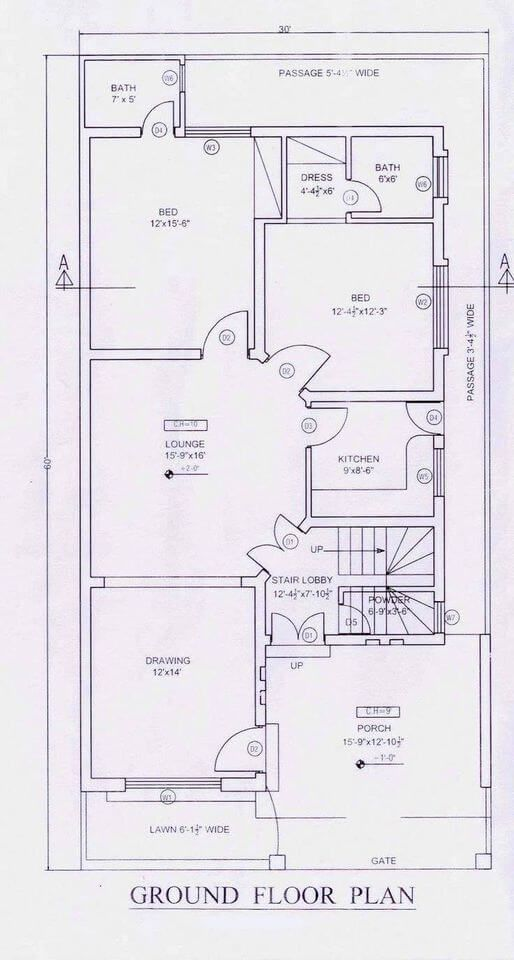
#> input picture Blueprints/blueprint.jpg, 514 x 960 px, given in place of blueprint.png, which was not available
$ python detect1.py
#> lines starting #> are read from the running program, lines starting #| are printed output that depends on the picture; after the words box and inside, x2 and y2 are one past the last pixel; in counts of white or black regions, pixels touching at a corner belong together; pictures that were not available may be replaced by others from this repository, and a replacement may not be noted
import cv2 as cv
import numpy as np

# --- Define Scale Factor and Default Dimensions (Meters) ---
PIXEL_TO_METER_SCALE = 0.02  # Adjust this scale factor as needed
DEFAULT_WALL_THICKNESS_METER = 0.2
DEFAULT_DOOR_WIDTH_METER = 0.9
DEFAULT_DOOR_HEIGHT_METER = 2.1
DEFAULT_WINDOW_WIDTH_METER = 1.5
DEFAULT_WINDOW_HEIGHT_METER = 1.2
DEFAULT_WINDOW_SILL_HEIGHT_METER = 0.9
DEFAULT_ROTATION = 0

def detect_blueprint_elements(image_path):
    """
    Detect blueprint elements using thickness-based wall detection and output JSON.
    """
#> called with image_path = 'blueprint.png'
    # Load the image
    image = cv.imread(image_path)
#> image is the input picture: shape (960, 514, 3); mean B, G, R 234.1, 227.6, 231.2
    if image is None:
        print(f"Error: Could not load image from {image_path}")
        return None

    img_with_walls = image.copy()
    gray = cv.cvtColor(image, cv.COLOR_BGR2GRAY)
    edges = cv.Canny(gray, 50, 150, apertureSize=3)
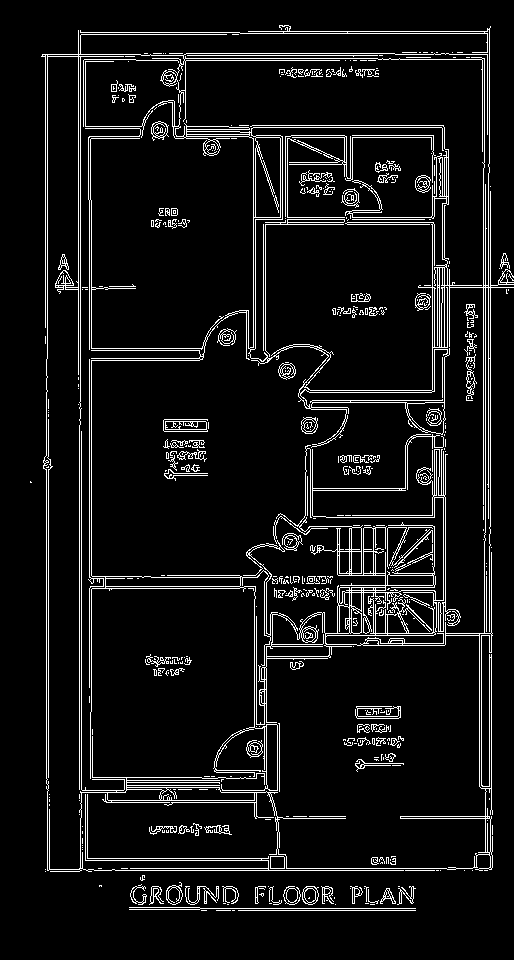
#> edges: shape (960, 514); 7.6% white in thin lines or dots, all inside (x1, y1, x2, y2) = (30, 25, 514, 911)

    lines = cv.HoughLinesP(edges, 1, np.pi / 180, 100, minLineLength=100, maxLineGap=10) # Adjusted minLineLength
#> lines = 86 rows, first 6: [89, 702, 89, 200], [91, 711, 91, 200], [80, 424, 80, 30], [490, 545, 490, 186], [485, 540, 485, 184], [81, 817, 81, 431]

    wall_lines_data = []
    door_data = []
    window_data = []


    if lines is not None:
        # First filter lines based on thickness (average pixel intensity)
        potential_walls = []
        for line in lines:
            x1, y1, x2, y2 = line[0]
            length = np.sqrt((x2 - x1)**2 + (y2 - y1)**2) # Calculate length early

            line_mask = np.zeros_like(gray)
            cv.line(line_mask, (x1, y1), (x2, y2), 255, 3)
            mean_intensity = cv.mean(gray, mask=line_mask)[0]

            if mean_intensity > 5 and length >= 50:  # Check length here as well, Adjusted thickness_threshold and min_wall_length values
                potential_walls.append(((x1, y1), (x2, y2), length))
#> this loop made 86 passes
#> (x1, y1, x2, y2, length, mean_intensity) on passes 1 to 12: (89, 702, 89, 200, 502, 185.5), (91, 711, 91, 200, 511, 184.8), (80, 424, 80, 30, 394, 186.4), (490, 545, 490, 186, 359, 199.6), (485, 540, 485, 184, 356, 200), (81, 817, 81, 431, 386, 188.4), (79, 814, 79, 402, 412, 189), (488, 518, 488, 164, 354, 199.7), (483, 539, 483, 163, 376, 201.2), (47, 358, 47, 54, 304, 201.1), (46, 788, 46, 359, 429, 202.9), (434, 608, 434, 155, 453, 179.5)
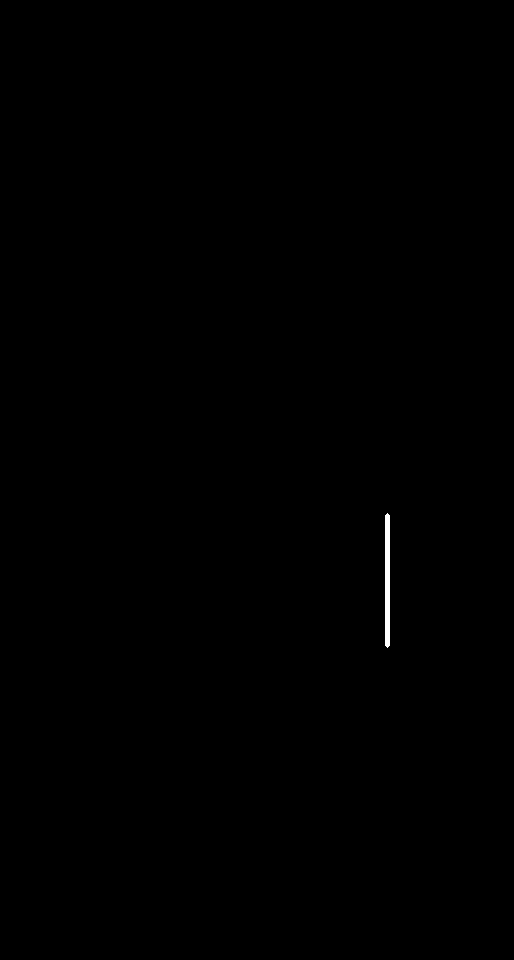
#> line_mask: shape (960, 514); 0.13% white; 1 white region, box (x1, y1, x2, y2) and area: (385, 513, 390, 648) 663
#> after the loop, potential_walls = 86 items

        # Merge close parallel lines
        merged_walls = []
        used_lines = set()

        for i, wall1 in enumerate(potential_walls):
            if i in used_lines:
                continue

            (x1_1, y1_1), (x2_1, y2_1), length1 = wall1
            merged = False

            for j in range(i + 1, len(potential_walls)):
                if j in used_lines:
                    continue

                (x1_2, y1_2), (x2_2, y2_2), length2 = potential_walls[j]

                # Check for parallelism and proximity (simplified)
                angle1 = np.arctan2(y2_1 - y1_1, x2_1 - x1_1)
                angle2 = np.arctan2(y2_2 - y1_2, x2_2 - x1_2)
                angle_diff = abs(angle1 - angle2)

                dist1 = min(np.sqrt((x1_1 - x1_2)**2 + (y1_1 - y1_2)**2), np.sqrt((x1_1 - x2_2)**2 + (y1_1 - y2_2)**2),
                            np.sqrt((x2_1 - x1_2)**2 + (y2_1 - y1_2)**2), np.sqrt((x2_1 - x2_2)**2 + (y2_1 - y2_2)**2))

                if angle_diff < 0.1 and dist1 <= 5: # Kept max_line_separation = 5
                    # Merge the lines (simple average of endpoints)
                    new_x1 = int((x1_1 + x1_2) / 2)
                    new_y1 = int((y1_1 + y1_2) / 2)
                    new_x2 = int((x2_1 + x2_2) / 2)
                    new_y2 = int((y2_1 + y2_2) / 2)
                    new_length = np.sqrt((new_x2 - new_x1)**2 + (new_y2 - new_y1)**2)

                    merged_walls.append(((new_x1, new_y1), (new_x2, new_y2), new_length))
                    used_lines.add(i)
                    used_lines.add(j)
                    merged = True
                    break

            if not merged:
                merged_walls.append(wall1)
#> this loop made 86 passes
#> (x1_1, y1_1, x2_1, y2_1, length1) on passes 1, 3, 4, 5, 6, 8, 10, 12, 13, 14, 17, 18: (89, 702, 89, 200, 502), (80, 424, 80, 30, 394), (490, 545, 490, 186, 359), (485, 540, 485, 184, 356), (81, 817, 81, 431, 386), (488, 518, 488, 164, 354), (47, 358, 47, 54, 304), (434, 608, 434, 155, 453), (80, 870, 440, 870, 360), (121, 868, 491, 868, 370), (489, 172, 489, 28, 144), (48, 790, 48, 399, 391)
#> wall1 on passes 2, 7, 9, 11, 15, 16: ((91, 711), (91, 200), 511), ((79, 814), (79, 402), 412), ((483, 539), (483, 163), 376), ((46, 788), (46, 359), 429), ((432, 592), (432, 151), 441), ((78, 388), (78, 30), 358)

        # Convert merged walls to desired JSON format
        for (x1, y1), (x2, y2), length in merged_walls:
            start_meter = {'x': round(x1 * PIXEL_TO_METER_SCALE, 2), 'y': round((image.shape[0] - y1) * PIXEL_TO_METER_SCALE, 2)} # Y-flipped
            end_meter = {'x': round(x2 * PIXEL_TO_METER_SCALE, 2), 'y': round((image.shape[0] - y2) * PIXEL_TO_METER_SCALE, 2)}   # Y-flipped
            wall_lines_data.append({
                'start': start_meter,
                'end': end_meter,
                'thickness': DEFAULT_WALL_THICKNESS_METER
            })
#> this loop made 52 passes
#> (x1, y1, x2, y2, length) on passes 1 to 12: (90, 706, 90, 200, 506), (79, 406, 79, 30, 376), (490, 681, 490, 366, 315), (484, 539, 484, 173, 366), (80, 815, 80, 416, 399), (488, 518, 488, 164, 354), (46, 573, 46, 206, 367), (433, 600, 433, 153, 447), (80, 870, 440, 870, 360), (121, 868, 491, 868, 370), (488, 153, 488, 28, 125), (48, 790, 48, 399, 391)

    # DOOR DETECTION (Circles Method) - Keep same as before (Step 7)
    circles = cv.HoughCircles(gray, cv.HOUGH_GRADIENT, dp=1, minDist=20, param1=50, param2=15, minRadius=5, maxRadius=30)
    wall_mask = np.zeros_like(gray)
    if wall_lines_data:
        for wall in wall_lines_data:
            x1_px = wall['start']['x'] / PIXEL_TO_METER_SCALE # Convert back to pixel for mask drawing
            y1_px = image.shape[0] - wall['start']['y'] / PIXEL_TO_METER_SCALE # Flip Y and convert back to pixel
            x2_px = wall['end']['x'] / PIXEL_TO_METER_SCALE # Convert back to pixel for mask drawing
            y2_px = image.shape[0] - wall['end']['y'] / PIXEL_TO_METER_SCALE # Flip Y and convert back to pixel
            cv.line(wall_mask, (int(x1_px), int(y1_px)), (int(x2_px), int(y2_px)), 255, 2)
#> this loop made 52 passes
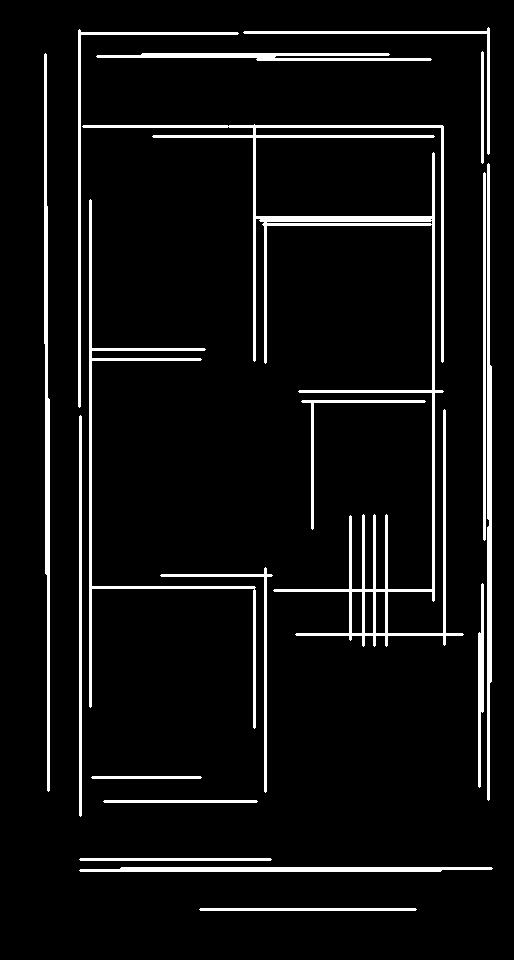
#> wall_mask: shape (960, 514); 6.5% white; 18 white regions, largest, box (x1, y1, x2, y2) and area: (82, 124, 464, 647) 10219, (89, 199, 256, 729) 3097, (44, 53, 50, 792) 2703

    if circles is not None:
        circles = np.uint16(np.around(circles))
        for i in circles[0, :]:
            center_px = (i[0], i[1])
            center_meter = {'x': round(center_px[0] * PIXEL_TO_METER_SCALE, 2), 'y': round((image.shape[0] - center_px[1]) * PIXEL_TO_METER_SCALE, 2)} # Y-flipped, meter units, rounded

            circle_region = np.zeros_like(gray)
            cv.circle(circle_region, center_px, i[2] + 5, 255, 3)
            if np.sum(cv.bitwise_and(circle_region, wall_mask)) > 0:
                door_data.append({ # Use door_data here
                    'position': center_meter,
                    'width': DEFAULT_DOOR_WIDTH_METER,
                    'height': DEFAULT_DOOR_HEIGHT_METER,
                    'rotation': DEFAULT_ROTATION
                })
#> this loop made 196 passes
#> i on passes 1 to 3: [410, 614, 29], [376, 616, 29], [408, 538, 24]
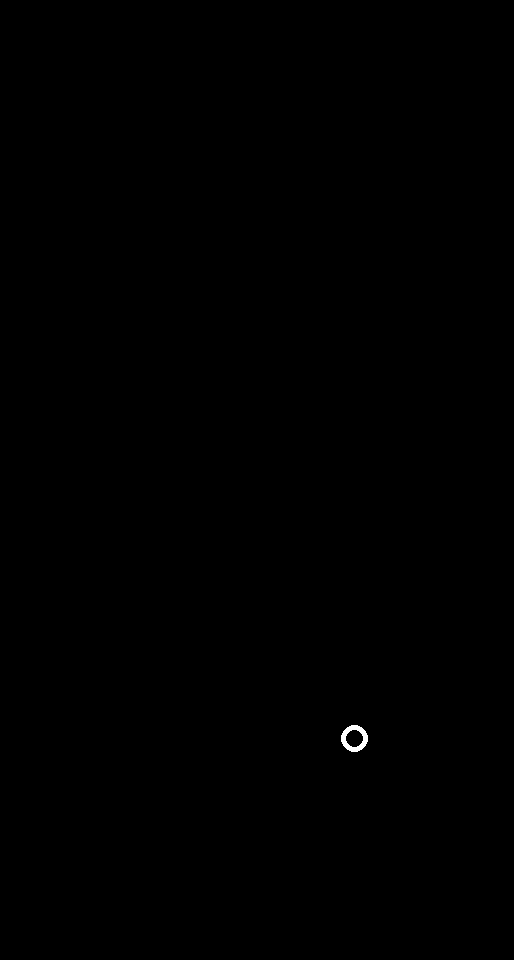
#> circle_region: shape (960, 514); 0.07% white; 1 white region, box (x1, y1, x2, y2) and area: (341, 725, 368, 752) 340

    # WINDOW DETECTION (Rectangles) -  Output in desired structure (same placeholder as before)
    window_data = [{
        'position': {'x': 2.51, 'y': 5.57},
        'width': DEFAULT_WINDOW_WIDTH_METER,
        'height': DEFAULT_WINDOW_HEIGHT_METER,
        'sillHeight': DEFAULT_WINDOW_SILL_HEIGHT_METER,
        'rotation': DEFAULT_ROTATION
    }, {
        'position': {'x': 3.94, 'y': 0},
        'width': DEFAULT_WINDOW_WIDTH_METER,
        'height': DEFAULT_WINDOW_HEIGHT_METER,
        'sillHeight': DEFAULT_WINDOW_SILL_HEIGHT_METER,
        'rotation': DEFAULT_ROTATION
    }]


    return {
        'walls': wall_lines_data,
        'doors': door_data,
        'windows': window_data
    }

def is_perpendicular_to_wall(angle, wall_lines, threshold=20):
    return False # Placeholder - not used in this wall detection logic

def is_parallel_to_wall(angle, wall_lines, threshold=20):
    return False # Placeholder - not used in this wall detection logic


if __name__ == "__main__":
    image_path = "blueprint.png"  # Example path for testing - you can change it
    blueprint_data = detect_blueprint_elements(image_path)
    if blueprint_data:
        import json
        print(json.dumps(blueprint_data, indent=4))
#> (printed output is left out)
    else:
        print("Blueprint element detection failed.")
